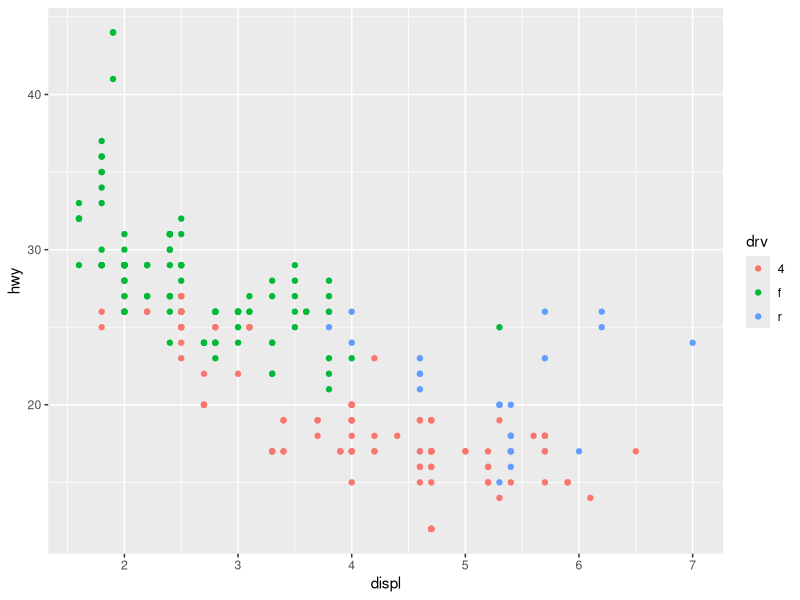
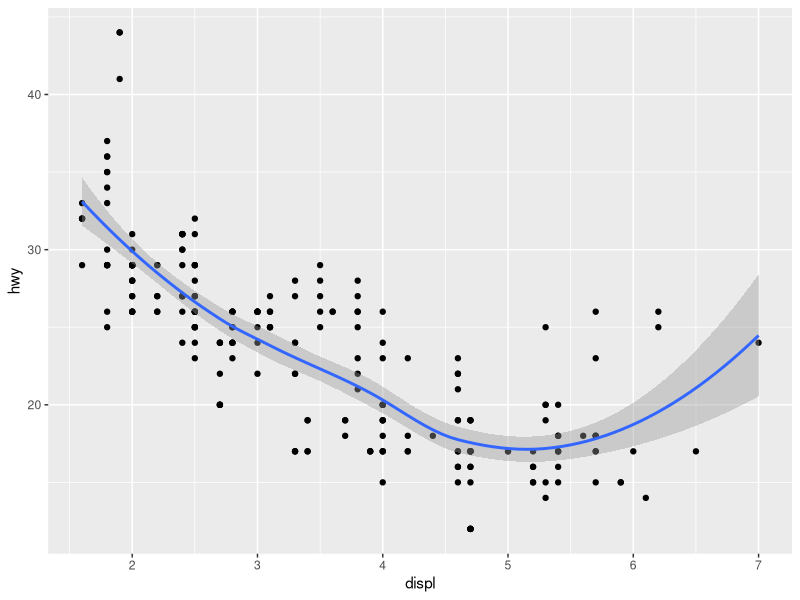
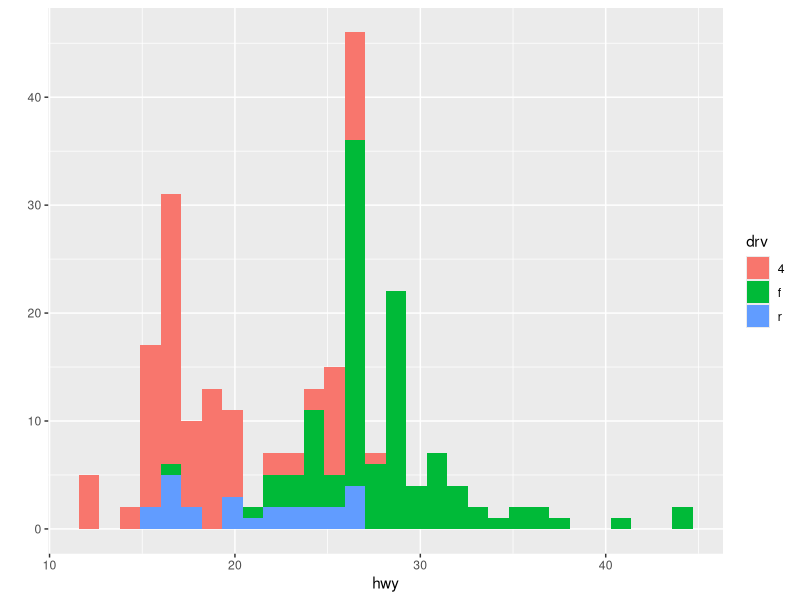
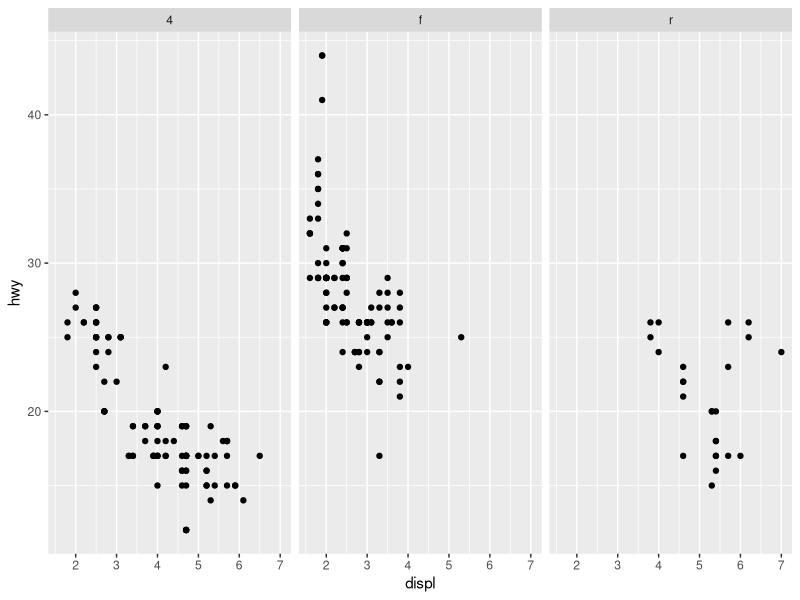
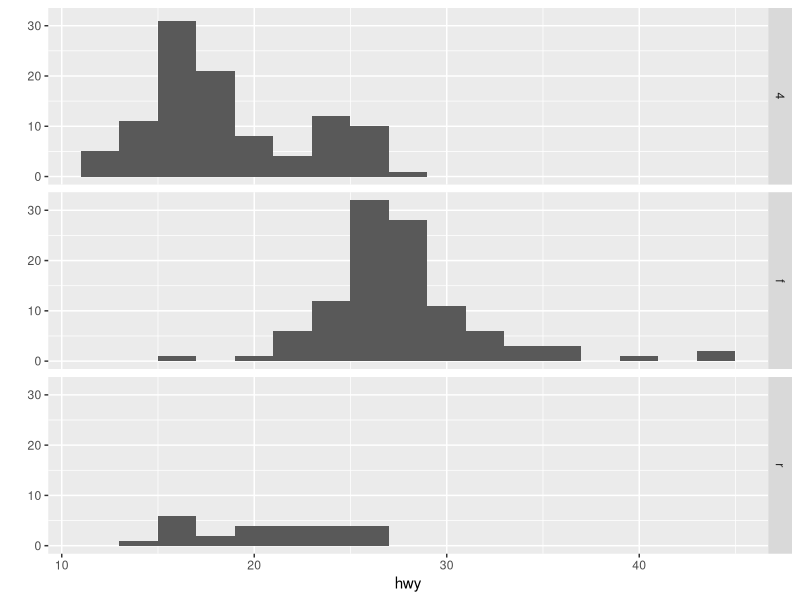
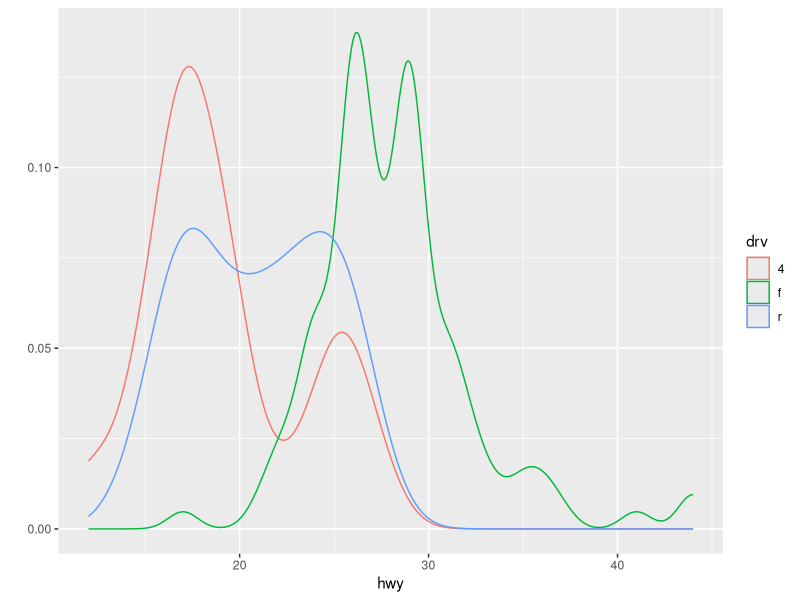
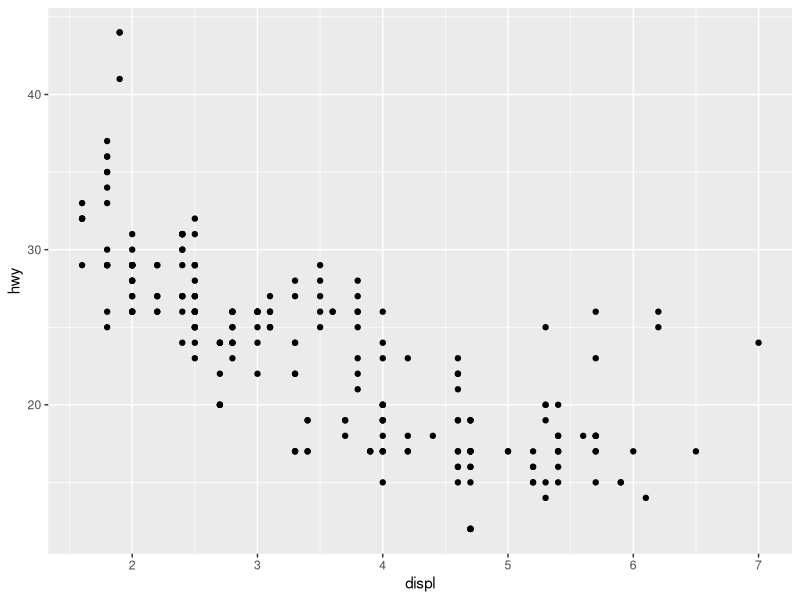
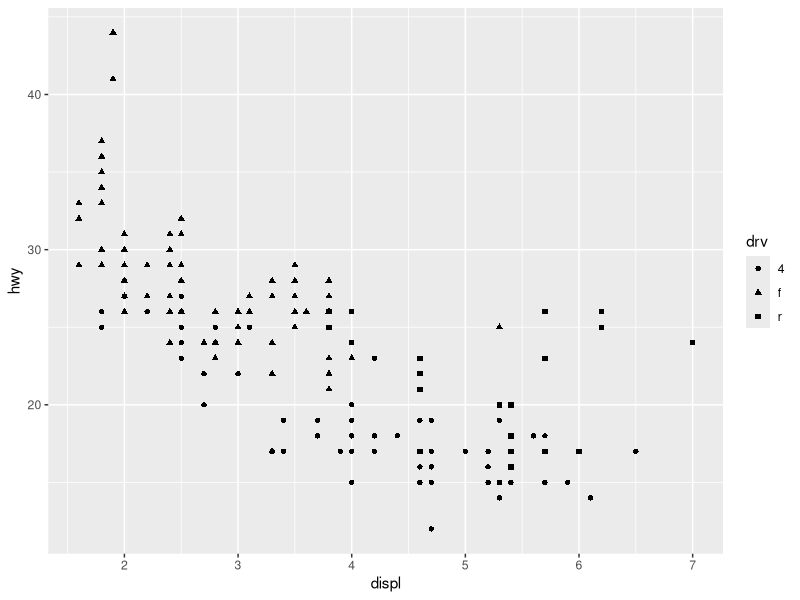

These figures' R source, in order: (Note: this script raises an error after producing the figures.)
## ---- chunk 1
library(ggplot2)
data(mpg)
qplot(displ, hwy, data = mpg, color = drv)
## ---- chunk 2
qplot(displ, hwy, data = mpg, geom = c("point", "smooth"))
## ---- chunk 3
qplot(hwy, data = mpg, fill = drv)
## ---- chunk 4
qplot(displ, hwy, data = mpg, facets = .~drv)
## ---- chunk 5
qplot( hwy, data = mpg, facets = drv~., binwidth = 2)
## ---- chunk 6
qplot( hwy, data = mpg, geom = "density" , color = drv)
## ---- chunk 7
 qplot( displ, hwy, data = mpg)
## ---- chunk 8
 qplot( displ, hwy, data = mpg, shape = drv)
## ---- chunk 9
 qplot( displ, hwy, data = mpg, shape = drv, color = drv)
## ---- chunk 10
qplot(drv,hwy,data=mpg,geom="boxplot")
qplot(drv,hwy,data=mpg,geom="boxplot",color = manufacturer)
## ---- chunk 11
 qplot( displ, hwy, data = mpg, shape = drv, color = drv, geom = c("point","smooth"), method = "lm")
## ---- chunk 12
 qplot( displ, hwy, data = mpg, shape = drv, color = drv) + geom_smooth( method = "lm")
qplot(displ, hwy, data = mpg, color=drv, geom = c("point", "smooth"))
## ---- chunk 13
 qplot( displ, hwy, data = mpg, shape = drv, color = drv, facets = .~drv) + geom_smooth( method = "lm")
## ---- chunk 14
head(mpg)
## ---- chunk 15
 g = qplot( displ, hwy, data = mpg, shape = drv, color = drv, facets = .~drv) 
g + geom_smooth( method = "lm") #auto print plot object without saving

p =g + geom_smooth( method = "lm") 
print(p)     #Explicitly save and print ggplot object

summary(g)  #summary of plot

## ---- chunk 16
#essa
g + geom_point(aes(color = drv), size = 4, alpha = 1/2)

#com essa
g + geom_point(color = drv, size = 4, alpha = 1/2)
## ---- chunk 17
g = qplot( displ, hwy, data = mpg) 
g + geom_point() +
   geom_smooth() + # method = "lm") #teste 1 
  facet_grid(.~drv) 

## ---- chunk 18
qplot(carat,price,data=diamonds, shape=cut)
## ---- chunk 19
qplot( displ, hwy, data = mpg)  +
  geom_point(color = "red",size = 2, alpha = 1/2) +
  labs(title = "MPG data", x = expression("displ " * PM[2.45])) +
  geom_smooth(method = "lm", size = 1, linetype = 2, se=TRUE) +
  theme_bw()
  
## ---- chunk 20
qplot( displ, hwy, data = mpg, na.rm = TRUE)
## ---- chunk 21
## Calculate the deciles of the data!
cutpoints <- quantile(mpg$displ, seq(0, 1, length = 5), na.rm = TRUE)


## Cut the data at the deciles and create a new factor variable!
mpg$displDecile <- cut(mpg$displ, cutpoints)
levels(mpg$displDecile)

qplot( displ, hwy, data = mpg)+ facet_grid(.~displDecile)  


## ---- chunk 22
testdat <- data.frame(x = 1:100, y = rnorm(100))
testdat[50,2] <- 100 ## Outlier!
# plot small
plot(testdat$x, testdat$y, type = "l", ylim = c(-3,3))
# overall plot
g <- ggplot(testdat, aes(x = x, y = y))
g + geom_line()
# outlier missing in x=50
g + geom_line() + ylim(-3, 3) + geom_rect(aes(xmin = 45, xmax = 55, ymin = -2, ymax = 2), fill = NA, colour = "red")
# outlier include
g + geom_line() + coord_cartesian(ylim = c(-3, 3))
